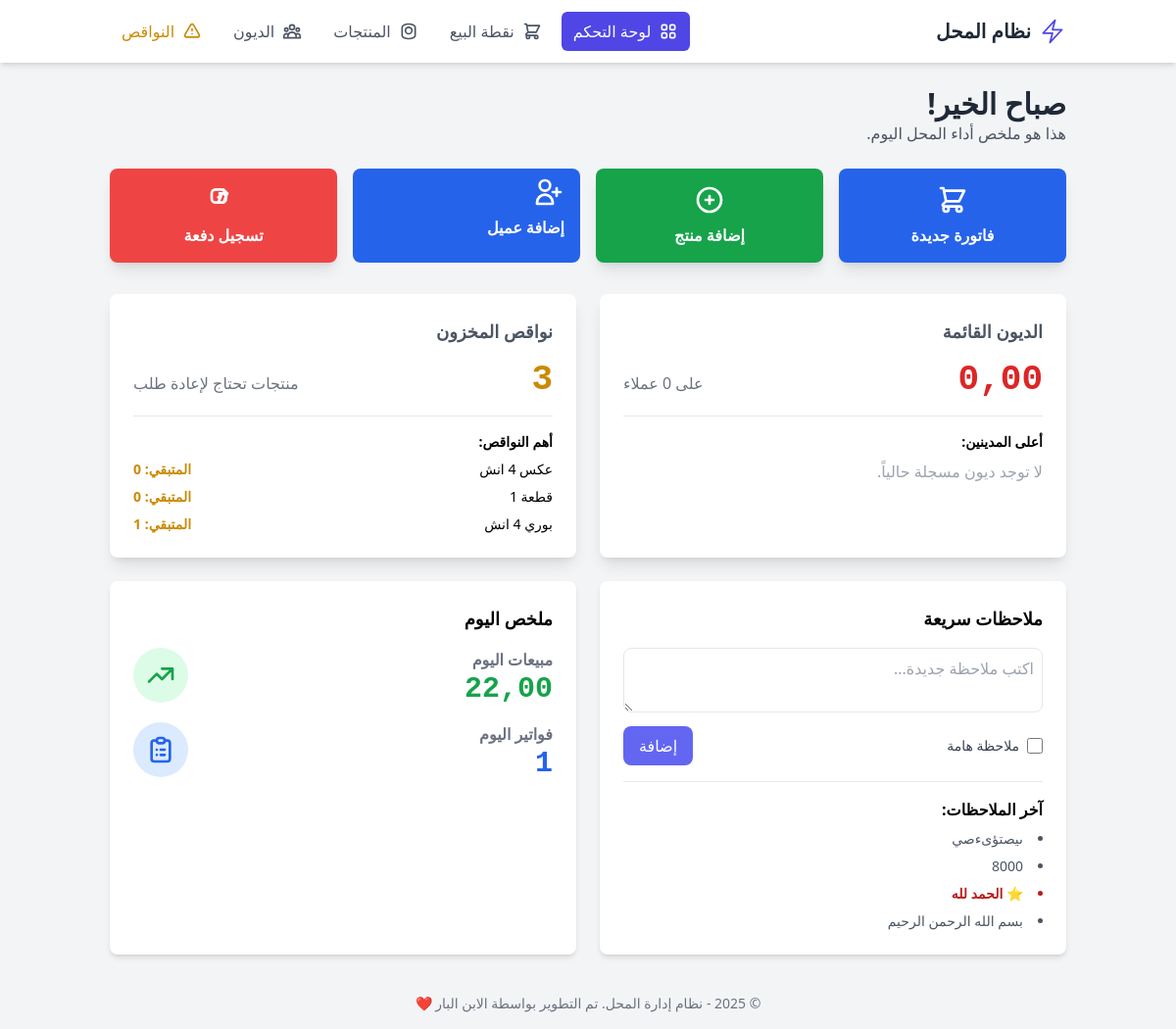
The page / on the database its author committed.
### store/models.py (models this page shows, shortened)
class Product(models.Model):
    name = models.CharField(_("اسم القطعة"), max_length=200, db_index=True)
    category = models.ForeignKey(Category, on_delete=models.SET_NULL, null=True, blank=True, verbose_name=_("التصنيف"), related_name='products')
    sku = models.CharField(_("رمز القطعة/SKU"), max_length=100, unique=True, blank=True, null=True, db_index=True)
    purchase_price = models.DecimalField(_("سعر الشراء"), max_digits=10, decimal_places=2, default=0.0)
    sale_price = models.DecimalField(_("سعر البيع"), max_digits=10, decimal_places=2)
    stock_quantity = models.PositiveIntegerField(_("الكمية في المخزن"), default=0)
    reorder_level = models.PositiveIntegerField(_("حد إعادة الطلب"), default=5)
    class Meta:
        verbose_name = _("منتج")
        verbose_name_plural = _("المنتجات")
        ordering = ['name']

class Note(models.Model):
    content = models.TextField(_("المحتوى"))
    created_at = models.DateTimeField(_("تاريخ الإنشاء"), auto_now_add=True)
    is_important = models.BooleanField(_("ملاحظة هامة"), default=False)
    class Meta:
        verbose_name = _("ملاحظة")
        verbose_name_plural = _("الملاحظات")
        ordering = ['-created_at']

### store/views.py (the view)
# urls.py: path('', views.dashboard_view, name='dashboard'),
def dashboard_view(request):
    if request.method == 'POST':
        note_content = request.POST.get('note_content')
        is_important = request.POST.get('is_important') == 'on'
        if note_content:
            Note.objects.create(content=note_content, is_important=is_important)
        return redirect('dashboard')
    today = timezone.now().date()
    today_invoices = Invoice.objects.filter(created_at__date=today)
    daily_sales_total = today_invoices.aggregate(total=Sum('total_amount'))['total'] or 0
    daily_invoice_count = today_invoices.count()
    debtor_clients = Client.objects.filter(total_debt__gt=0)
    total_debt_sum = debtor_clients.aggregate(total=Sum('total_debt'))['total'] or 0
    top_debtors = debtor_clients.order_by('-total_debt')[:5]
    top_low_stock = Product.objects.filter(stock_quantity__lte=F('reorder_level')).order_by('stock_quantity')[:5]
    recent_notes = Note.objects.order_by('-created_at')[:5]
    context = {
        'daily_sales_total': daily_sales_total,
        'daily_invoice_count': daily_invoice_count,
        'total_debt_sum': total_debt_sum,
        'top_debtors': top_debtors,
        'top_low_stock': top_low_stock,
        'recent_notes': recent_notes,
    }
    return render(request, 'store/dashboard.html', context)

### store/templates/store/dashboard.html (shortened to what this page needs)
{% extends 'store/base.html' %}
{% block content %}
<div class="mb-8">
    <h1 class="text-3xl font-bold text-gray-800">صباح الخير!</h1>
    <p class="text-gray-600">هذا هو ملخص أداء المحل اليوم.</p>
    <div class="mt-6 grid grid-cols-2 sm:grid-cols-4 gap-4">
        <a href="{% url 'pos-view' %}" class="bg-blue-600 text-white flex flex-col items-center justify-center p-4 rounded-lg shadow-lg hover:bg-blue-700 transition-transform transform hover:scale-105">
            <svg class="h-8 w-8 mb-2" fill="none" viewBox="0 0 24 24" stroke="currentColor" stroke-width="2"><path stroke-linecap="round" stroke-linejoin="round" d="M3 3h2l.4 2M7 13h10l4-8H5.4M7 13L5.4 5M7 13l-2.293 2.293c-.63.63-.184 1.707.707 1.707H17m0 0a2 2 0 100 4 2 2 0 000-4zm-8 2a2 2 0 11-4 0 2 2 0 014 0z" /></svg>
            <span class="font-semibold">فاتورة جديدة</span>
        </a>
        <a href="{% url 'admin:store_product_add' %}" target="_blank" class="bg-green-600 text-white flex flex-col items-center justify-center p-4 rounded-lg shadow-lg hover:bg-green-700 transition-transform transform hover:scale-105">
            <svg class="h-8 w-8 mb-2" fill="none" viewBox="0 0 24 24" stroke="currentColor" stroke-width="2"><path stroke-linecap="round" stroke-linejoin="round" d="M12 9v3m0 0v3m0-3h3m-3 0H9m12 0a9 9 0 11-18 0 9 9 0 0118 0z" /></svg>
            <span class="font-semibold">إضافة منتج</span>
        </a>
<a href="{% url 'client-add' %}" class="bg-blue-600 text-white px-4 py-2 rounded-lg hover:bg-blue-700">            <svg class="h-8 w-8 mb-2" fill="none" viewBox="0 0 24 24" stroke="currentColor" stroke-width="2"><path stroke-linecap="round" stroke-linejoin="round" d="M18 9v3m0 0v3m0-3h3m-3 0h-3m-2-5a4 4 0 11-8 0 4 4 0 018 0zM3 20a6 6 0 0112 0v1H3v-1z" /></svg>
            <span class="font-semibold">إضافة عميل</span>
        </a>
        <a href="{% url 'client-list' %}" class="bg-red-500 text-white flex flex-col items-center justify-center p-4 rounded-lg shadow-lg hover:bg-red-600 transition-transform transform hover:scale-105">
            <svg class="h-8 w-8 mb-2" fill="none" viewBox="0 0 24 24" stroke="currentColor" stroke-width="2"><path stroke-linecap="round" stroke-linejoin="round" d="M9 7h6m0 0l-3-3m3 3l-3 7m-1-7l-3 3m3-3l-3 7m6-4v1a3 3 0 01-3 3H6a3 3 0 01-3-3V7a3 3 0 013-3h4a3 3 0 013 3v1" /></svg>
            <span class="font-semibold">تسجيل دفعة</span>
        </a>
    </div>
</div>
<div class="grid grid-cols-1 md:grid-cols-2 gap-6">
    <a href="{% url 'client-list' %}" class="bg-white p-6 rounded-lg shadow-lg hover:shadow-xl transition-shadow block">
        <h3 class="text-lg font-semibold text-gray-600">الديون القائمة</h3>
        <div class="mt-4 flex justify-between items-baseline">
            <p class="text-4xl font-bold text-red-600 font-mono">{{ total_debt_sum|floatformat:2 }}</p>
            <p class="text-gray-500">على {{ top_debtors|length }} عملاء</p>
        </div>
        <div class="mt-4 border-t pt-4">
            <h4 class="font-semibold mb-2 text-sm">أعلى المدينين:</h4>
            <ul class="space-y-2">
                {% for client in top_debtors %}
                <li class="flex justify-between items-center text-sm">
                    <span>{{ client.name }}</span>
                    <span class="font-semibold text-red-500 font-mono">{{ client.total_debt|floatformat:2 }}</span>
                </li>
                {% empty %}
                <li class="text-gray-400">لا توجد ديون مسجلة حالياً.</li>
                {% endfor %}
            </ul>
        </div>
    </a>
    <a href="{% url 'low-stock-report' %}" class="bg-white p-6 rounded-lg shadow-lg hover:shadow-xl transition-shadow block">
        <h3 class="text-lg font-semibold text-gray-600">نواقص المخزون</h3>
        <div class="mt-4 flex justify-between items-baseline">
            <p class="text-4xl font-bold text-yellow-600 font-mono">{{ top_low_stock|length }}</p>
            <p class="text-gray-500">منتجات تحتاج لإعادة طلب</p>
        </div>
        <div class="mt-4 border-t pt-4">
            <h4 class="font-semibold mb-2 text-sm">أهم النواقص:</h4>
            <ul class="space-y-2">
                {% for product in top_low_stock %}
                <li class="flex justify-between items-center text-sm">
                    <span>{{ product.name }}</span>
                    <span class="font-semibold text-yellow-600">المتبقي: {{ product.stock_quantity }}</span>
                </li>
                {% empty %}
                <li class="text-gray-400">🎉 المخزون ممتاز!</li>
                {% endfor %}
            </ul>
        </div>
    </a>
</div>
<div class="grid grid-cols-1 md:grid-cols-2 gap-6 mt-6">
    <div class="bg-white p-6 rounded-lg shadow-md">
        <h3 class="font-bold text-lg mb-4">ملاحظات سريعة</h3>
        <form method="POST" action="{% url 'dashboard' %}" class="mb-4">
            <textarea name="note_content" rows="2" class="w-full p-2 border rounded-lg mb-2" placeholder="اكتب ملاحظة جديدة..."></textarea>
            <div class="flex items-center justify-between">
                <div class="flex items-center gap-2">
                    <input type="checkbox" name="is_important" id="is_important" class="h-4 w-4 rounded border-gray-300 text-indigo-600 focus:ring-indigo-500">
                    <label for="is_important" class="text-sm text-gray-700">ملاحظة هامة</label>
                </div>
                <button type="submit" class="bg-indigo-500 text-white px-4 py-2 rounded-lg hover:bg-indigo-600">إضافة</button>
            </div>
        </form>
        <div class="border-t pt-4">
            <h4 class="font-semibold mb-2">آخر الملاحظات:</h4>
            <ul class="space-y-2 text-sm text-gray-600 list-disc list-inside">
                {% for note in recent_notes %}
                <li class="{% if note.is_important %} text-red-700 font-bold {% endif %}">
                     {% if note.is_important %}⭐ {% endif %}{{ note.content }}
                </li>
                {% empty %}
                <li class="list-none">لا توجد ملاحظات.</li>
                {% endfor %}
            </ul>
        </div>
    </div>
    <div class="bg-white p-6 rounded-lg shadow-md">
        <h3 class="font-bold text-lg mb-4">ملخص اليوم</h3>
        <div class="space-y-4">
            <div class="flex items-start justify-between">
                <div>
                    <h4 class="font-semibold text-gray-500">مبيعات اليوم</h4>
                    <p class="text-3xl font-bold text-green-600 font-mono">{{ daily_sales_total|floatformat:2 }}</p>
                </div>
                <div class="bg-green-100 p-3 rounded-full"><svg class="w-8 h-8 text-green-600" fill="none" stroke="currentColor" viewBox="0 0 24 24"><path stroke-linecap="round" stroke-linejoin="round" stroke-width="2" d="M13 7h8m0 0v8m0-8l-8 8-4-4-6 6"></path></svg></div>
            </div>
            <div class="flex items-start justify-between">
                <div>
                    <h4 class="font-semibold text-gray-500">فواتير اليوم</h4>
                    <p class="text-3xl font-bold text-blue-600 font-mono">{{ daily_invoice_count }}</p>
                </div>
                <div class="bg-blue-100 p-3 rounded-full"></div>
            </div>
        </div>
    </div>
</div>
{% endblock %}

### rows shown on the page
Product: name "عكس 4 انش", stock_quantity "0"
Product: name "قطعة 1", stock_quantity "0"
Product: name "بوري 4 انش", stock_quantity "1"
Note: content "ىيصتؤىءصي"
Note: content "8000"
Note: content "الحمد لله"
Note: content "بسم الله الرحمن الرحيم"

### other values the page prints
{{ total_debt_sum|floatformat:2 }} "0,00"
{{ top_debtors|length }} "0"
{{ top_low_stock|length }} "3"
{{ daily_sales_total|floatformat:2 }} "22,00"
{{ daily_invoice_count }} "1"
